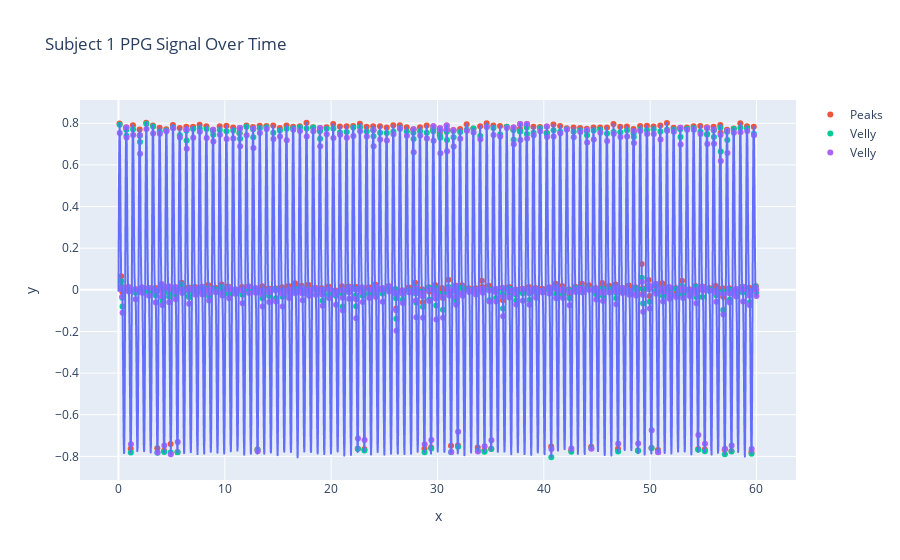

Notebook code for this chart:
### Code cell
fig = px.line(x=subject_1_df['time'], y=subject_1_df['ppg_signal'], title='Subject 1 PPG Signal Over Time')
fig.add_scatter(x=subject_1_df['time'].iloc[peaks], y=subject_1_df['ppg_signal'].iloc[peaks], mode='markers', name='Peaks')
fig.add_scatter(x=subject_1_df['time'].iloc[peaks + 1], y=subject_1_df['ppg_signal'].iloc[peaks + 1], mode='markers', name='Velly')
fig.add_scatter(x=subject_1_df['time'].iloc[peaks + 2], y=subject_1_df['ppg_signal'].iloc[peaks + 2], mode='markers', name='Velly')
fig.show()

### Figure 1 — Plotly figure (JSON) as saved in the notebook; plotly's stock layout.template omitted (floating-point values rounded to 4 significant figures; data arrays with more than 128 entries replaced by an {"elided": "..."} marker saying what was removed)
{"data": [{"hovertemplate": "x=%{x}<br>y=%{y}<extra></extra>", "legendgroup": "", "line": {"color": "#636efa", "dash": "solid"}, "marker": {"symbol": "circle"}, "mode": "lines", "name": "", "showlegend": false, "type": "scattergl", "x": {"elided": "6000 float values"}, "xaxis": "x", "y": {"elided": "6000 float values"}, "yaxis": "y"}, {"mode": "markers", "name": "Peaks", "type": "scatter", "x": {"elided": "411 float values"}, "y": {"elided": "411 float values"}}, {"mode": "markers", "name": "Velly", "type": "scatter", "x": {"elided": "411 float values"}, "y": {"elided": "411 float values"}}, {"mode": "markers", "name": "Velly", "type": "scatter", "x": {"elided": "411 float values"}, "y": {"elided": "411 float values"}}], "layout": {"legend": {"tracegroupgap": 0}, "title": {"text": "Subject 1 PPG Signal Over Time"}, "xaxis": {"anchor": "y", "domain": [0, 1], "title": {"text": "x"}}, "yaxis": {"anchor": "x", "domain": [0, 1], "title": {"text": "y"}}}}
